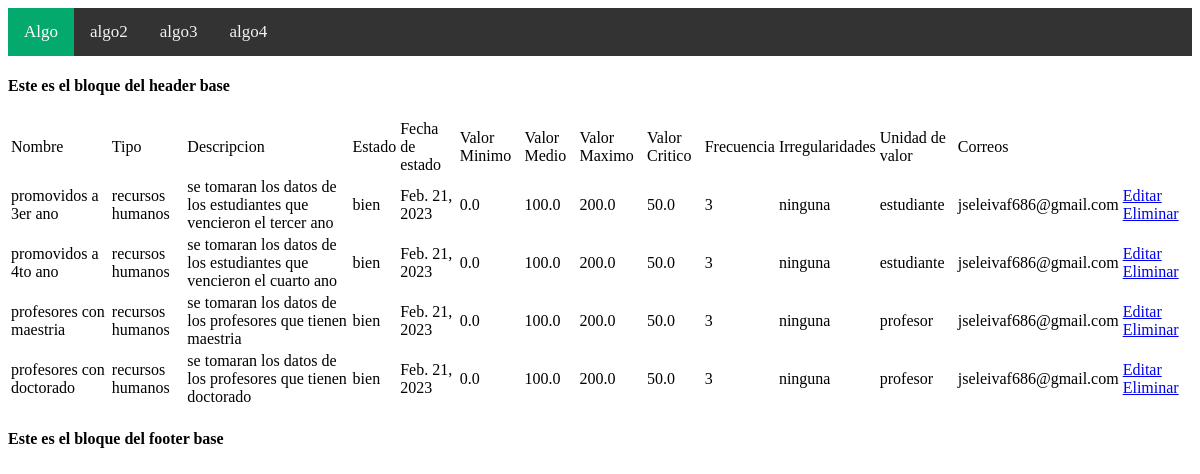
/listarindicador/, run on an earlier commit of the app's database.
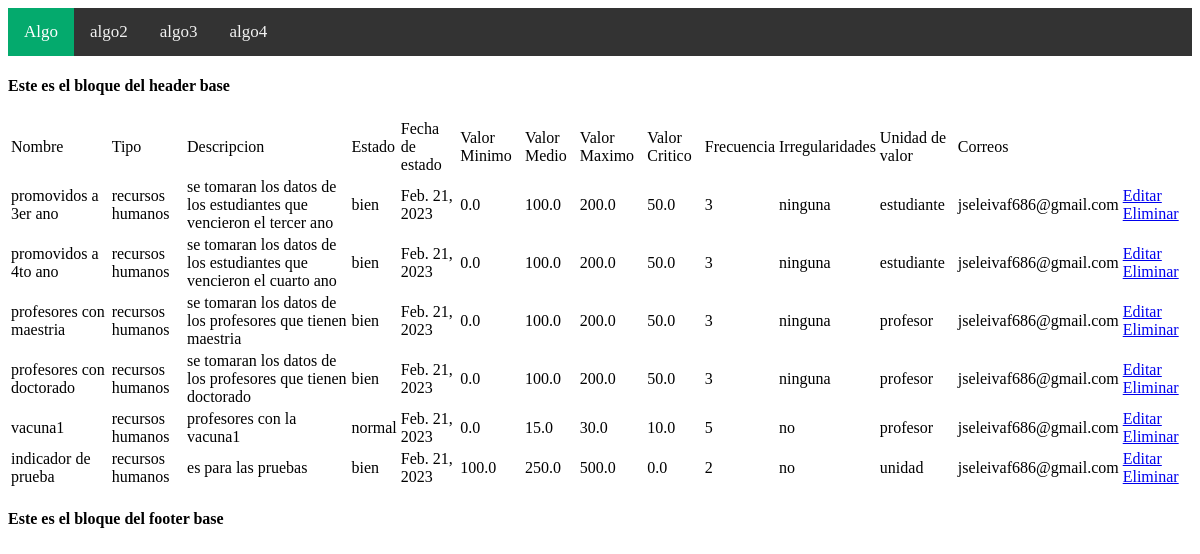
And on a later commit of the database.
### Apps/Indicadores/models.py (models this page shows, shortened)
class Indicador(models.Model):
    nombre = models.CharField(max_length=50)
    tipo = models.CharField(max_length=50)
    descripcion = models.TextField()
    estado = models.CharField(max_length=30)
    fecha_estado = models.DateField()
    min_valor = models.FloatField()
    med_valor = models.FloatField()
    max_valor = models.FloatField()
    valor_critico = models.FloatField()
    frecuencia = models.IntegerField()
    irregularidades = models.TextField()
    unidad_valor = models.CharField(max_length=10) # Revisar esto
    correos = models.EmailField()

### Apps/Indicadores/views.py (the view)
# urls.py: path('listarindicador/',views.Indicador_List.as_view(), name = 'listar_indicador'),
class Indicador_List(ListView):
    model = Indicador
    template_name: str = 'indicadores/indicador_list.html'

### templates/indicadores/indicador_list.html
{% extends 'base/base.html'%}
{% block content%}
<table class = "table">
    <thead>
        <tr>
            <td>Nombre</td>
            <td>Tipo</td>
            <td>Descripcion</td>
            <td>Estado</td>
            <td>Fecha de estado</td>
            <td>Valor Minimo</td>
            <td>Valor Medio</td>
            <td>Valor Maximo</td>
            <td>Valor Critico</td>
            <td>Frecuencia</td>
            <td>Irregularidades</td>
            <td>Unidad de valor</td>
            <td>Correos</td>
        </tr>
    </thead>
    <tbody>
        {% if object_list %}
        {% for indicador in object_list %}
        <tr>
            <td>{{indicador.nombre}}</td>
            <td>{{indicador.tipo}}</td>
            <td>{{indicador.descripcion}}</td>
            <td>{{indicador.estado}}</td>
            <td>{{indicador.fecha_estado}}</td>
            <td>{{indicador.min_valor}}</td>
            <td>{{indicador.med_valor}}</td>
            <td>{{indicador.max_valor}}</td>
            <td>{{indicador.valor_critico}}</td>
            <td>{{indicador.frecuencia}}</td>
            <td>{{indicador.irregularidades}}</td>
            <td>{{indicador.unidad_valor}}</td>
            <td>{{indicador.correos}}</td>
            <td>
                <a class="btn btn-primary" href="{% url  'indicadores:actualizar_indicador' indicador.id %}">Editar</a>
                <a class="btn btn-primary" href="{% url  'indicadores:eliminar_indicador' indicador.id %}">Eliminar</a>
            </td>
        </tr>
        {% endfor%}
        {% else %}
        <h1>No hay registros de indicadores</h1>
        {% endif %}
    </tbody>
</table>
{%endblock%}

What changed in the data, as far as the page shows it:
added Indicador: nombre "vacuna1", tipo "recursos humanos", descripcion "profesores con la vacuna1", estado "normal", fecha_estado "Feb. 21, 2023", min_valor "0.0", med_valor "15.0", max_valor "30.0", valor_critico "10.0", frecuencia "5", irregularidades "no", unidad_valor "profesor", correos "jseleivaf686@gmail.com"
added Indicador: nombre "indicador de prueba", tipo "recursos humanos", descripcion "es para las pruebas", estado "bien", fecha_estado "Feb. 21, 2023", min_valor "100.0", med_valor "250.0", max_valor "500.0", valor_critico "0.0", frecuencia "2", irregularidades "no", unidad_valor "unidad", correos "jseleivaf686@gmail.com"
